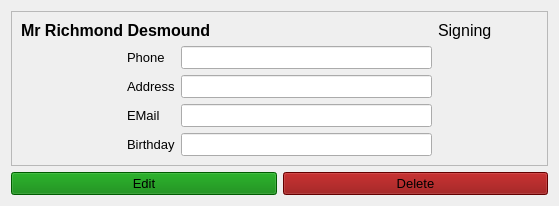
<?xml version="1.0" encoding="UTF-8"?>
<ui version="4.0">
 <class>W_Landlord</class>
 <widget class="QWidget" name="W_Landlord">
  <property name="geometry">
   <rect>
    <x>0</x>
    <y>0</y>
    <width>559</width>
    <height>200</height>
   </rect>
  </property>
  <property name="sizePolicy">
   <sizepolicy hsizetype="Maximum" vsizetype="Maximum">
    <horstretch>0</horstretch>
    <verstretch>0</verstretch>
   </sizepolicy>
  </property>
  <property name="minimumSize">
   <size>
    <width>0</width>
    <height>0</height>
   </size>
  </property>
  <property name="windowTitle">
   <string>Form</string>
  </property>
  <property name="autoFillBackground">
   <bool>false</bool>
  </property>
  <property name="styleSheet">
   <string notr="true"/>
  </property>
  <layout class="QGridLayout" name="gridLayout">
   <item row="0" column="1" colspan="2">
    <widget class="QFrame" name="frame">
     <property name="autoFillBackground">
      <bool>false</bool>
     </property>
     <property name="styleSheet">
      <string notr="true"/>
     </property>
     <property name="frameShape">
      <enum>QFrame::Shape::StyledPanel</enum>
     </property>
     <property name="frameShadow">
      <enum>QFrame::Shadow::Raised</enum>
     </property>
     <layout class="QGridLayout" name="gridLayout_2">
      <item row="2" column="1">
       <widget class="QLabel" name="l_icon">
        <property name="sizePolicy">
         <sizepolicy hsizetype="Maximum" vsizetype="Maximum">
          <horstretch>0</horstretch>
          <verstretch>0</verstretch>
         </sizepolicy>
        </property>
        <property name="minimumSize">
         <size>
          <width>100</width>
          <height>100</height>
         </size>
        </property>
        <property name="maximumSize">
         <size>
          <width>100</width>
          <height>100</height>
         </size>
        </property>
        <property name="font">
         <font>
          <pointsize>12</pointsize>
         </font>
        </property>
        <property name="text">
         <string/>
        </property>
        <property name="pixmap">
         <pixmap resource="../resources/icons.qrc">:/assets/system-users.svg</pixmap>
        </property>
        <property name="scaledContents">
         <bool>true</bool>
        </property>
       </widget>
      </item>
      <item row="1" column="1" colspan="2">
       <widget class="QLabel" name="l_name">
        <property name="sizePolicy">
         <sizepolicy hsizetype="Preferred" vsizetype="Preferred">
          <horstretch>0</horstretch>
          <verstretch>0</verstretch>
         </sizepolicy>
        </property>
        <property name="minimumSize">
         <size>
          <width>0</width>
          <height>0</height>
         </size>
        </property>
        <property name="maximumSize">
         <size>
          <width>16777215</width>
          <height>16777215</height>
         </size>
        </property>
        <property name="font">
         <font>
          <pointsize>12</pointsize>
          <bold>true</bold>
         </font>
        </property>
        <property name="text">
         <string>Mr Richmond Desmound</string>
        </property>
        <property name="scaledContents">
         <bool>false</bool>
        </property>
        <property name="alignment">
         <set>Qt::AlignmentFlag::AlignLeading|Qt::AlignmentFlag::AlignLeft|Qt::AlignmentFlag::AlignVCenter</set>
        </property>
        <property name="wordWrap">
         <bool>true</bool>
        </property>
       </widget>
      </item>
      <item row="2" column="3">
       <widget class="QLabel" name="l_singing">
        <property name="sizePolicy">
         <sizepolicy hsizetype="Maximum" vsizetype="Maximum">
          <horstretch>0</horstretch>
          <verstretch>0</verstretch>
         </sizepolicy>
        </property>
        <property name="minimumSize">
         <size>
          <width>100</width>
          <height>100</height>
         </size>
        </property>
        <property name="maximumSize">
         <size>
          <width>100</width>
          <height>100</height>
         </size>
        </property>
        <property name="font">
         <font>
          <pointsize>12</pointsize>
         </font>
        </property>
        <property name="text">
         <string/>
        </property>
        <property name="pixmap">
         <pixmap resource="../resources/icons.qrc">:/assets/text-x-changelog.svg</pixmap>
        </property>
        <property name="scaledContents">
         <bool>true</bool>
        </property>
        <property name="wordWrap">
         <bool>false</bool>
        </property>
       </widget>
      </item>
      <item row="2" column="2">
       <layout class="QGridLayout" name="gridLayout_3">
        <item row="0" column="0">
         <widget class="QLabel" name="label_18">
          <property name="sizePolicy">
           <sizepolicy hsizetype="Maximum" vsizetype="Maximum">
            <horstretch>0</horstretch>
            <verstretch>0</verstretch>
           </sizepolicy>
          </property>
          <property name="font">
           <font>
            <pointsize>10</pointsize>
           </font>
          </property>
          <property name="text">
           <string>Phone</string>
          </property>
         </widget>
        </item>
        <item row="2" column="0">
         <widget class="QLabel" name="label_13">
          <property name="sizePolicy">
           <sizepolicy hsizetype="Maximum" vsizetype="Maximum">
            <horstretch>0</horstretch>
            <verstretch>0</verstretch>
           </sizepolicy>
          </property>
          <property name="font">
           <font>
            <pointsize>10</pointsize>
           </font>
          </property>
          <property name="text">
           <string>EMail</string>
          </property>
         </widget>
        </item>
        <item row="0" column="1">
         <widget class="QLineEdit" name="le_phone">
          <property name="sizePolicy">
           <sizepolicy hsizetype="Preferred" vsizetype="Maximum">
            <horstretch>0</horstretch>
            <verstretch>0</verstretch>
           </sizepolicy>
          </property>
          <property name="minimumSize">
           <size>
            <width>250</width>
            <height>0</height>
           </size>
          </property>
          <property name="font">
           <font>
            <pointsize>10</pointsize>
           </font>
          </property>
          <property name="readOnly">
           <bool>true</bool>
          </property>
         </widget>
        </item>
        <item row="2" column="1">
         <widget class="QLineEdit" name="le_email">
          <property name="sizePolicy">
           <sizepolicy hsizetype="Preferred" vsizetype="Maximum">
            <horstretch>0</horstretch>
            <verstretch>0</verstretch>
           </sizepolicy>
          </property>
          <property name="minimumSize">
           <size>
            <width>250</width>
            <height>0</height>
           </size>
          </property>
          <property name="font">
           <font>
            <pointsize>10</pointsize>
           </font>
          </property>
          <property name="readOnly">
           <bool>true</bool>
          </property>
         </widget>
        </item>
        <item row="1" column="0">
         <widget class="QLabel" name="label_20">
          <property name="sizePolicy">
           <sizepolicy hsizetype="Maximum" vsizetype="Maximum">
            <horstretch>0</horstretch>
            <verstretch>0</verstretch>
           </sizepolicy>
          </property>
          <property name="font">
           <font>
            <pointsize>10</pointsize>
           </font>
          </property>
          <property name="text">
           <string>Address</string>
          </property>
         </widget>
        </item>
        <item row="1" column="1">
         <widget class="QLineEdit" name="le_address">
          <property name="sizePolicy">
           <sizepolicy hsizetype="Preferred" vsizetype="Maximum">
            <horstretch>0</horstretch>
            <verstretch>0</verstretch>
           </sizepolicy>
          </property>
          <property name="minimumSize">
           <size>
            <width>250</width>
            <height>0</height>
           </size>
          </property>
          <property name="font">
           <font>
            <pointsize>10</pointsize>
           </font>
          </property>
          <property name="readOnly">
           <bool>true</bool>
          </property>
         </widget>
        </item>
        <item row="3" column="0">
         <widget class="QLabel" name="label_19">
          <property name="sizePolicy">
           <sizepolicy hsizetype="Maximum" vsizetype="Maximum">
            <horstretch>0</horstretch>
            <verstretch>0</verstretch>
           </sizepolicy>
          </property>
          <property name="font">
           <font>
            <pointsize>10</pointsize>
           </font>
          </property>
          <property name="text">
           <string>Birthday</string>
          </property>
         </widget>
        </item>
        <item row="3" column="1">
         <widget class="QLineEdit" name="le_birthday">
          <property name="sizePolicy">
           <sizepolicy hsizetype="Preferred" vsizetype="Maximum">
            <horstretch>0</horstretch>
            <verstretch>0</verstretch>
           </sizepolicy>
          </property>
          <property name="minimumSize">
           <size>
            <width>250</width>
            <height>0</height>
           </size>
          </property>
          <property name="font">
           <font>
            <pointsize>10</pointsize>
           </font>
          </property>
          <property name="readOnly">
           <bool>true</bool>
          </property>
         </widget>
        </item>
       </layout>
      </item>
      <item row="1" column="3">
       <widget class="QLabel" name="label_14">
        <property name="sizePolicy">
         <sizepolicy hsizetype="Preferred" vsizetype="Maximum">
          <horstretch>0</horstretch>
          <verstretch>0</verstretch>
         </sizepolicy>
        </property>
        <property name="font">
         <font>
          <pointsize>12</pointsize>
         </font>
        </property>
        <property name="text">
         <string>Signing</string>
        </property>
       </widget>
      </item>
     </layout>
    </widget>
   </item>
   <item row="1" column="2">
    <widget class="QPushButton" name="b_delete">
     <property name="font">
      <font>
       <pointsize>10</pointsize>
      </font>
     </property>
     <property name="styleSheet">
      <string notr="true">background-color: darkred;</string>
     </property>
     <property name="text">
      <string>Delete</string>
     </property>
     <property name="icon">
      <iconset resource="../resources/icons.qrc">
       <normaloff>:/assets/user-trash.svg</normaloff>:/assets/user-trash.svg</iconset>
     </property>
    </widget>
   </item>
   <item row="1" column="1">
    <widget class="QPushButton" name="b_edit">
     <property name="font">
      <font>
       <pointsize>10</pointsize>
      </font>
     </property>
     <property name="styleSheet">
      <string notr="true">background-color: green;</string>
     </property>
     <property name="text">
      <string>Edit</string>
     </property>
     <property name="icon">
      <iconset resource="../resources/icons.qrc">
       <normaloff>:/assets/accessories-text-editor.svg</normaloff>:/assets/accessories-text-editor.svg</iconset>
     </property>
    </widget>
   </item>
  </layout>
 </widget>
 <resources>
  <include location="../resources/icons.qrc"/>
 </resources>
 <connections/>
</ui>
